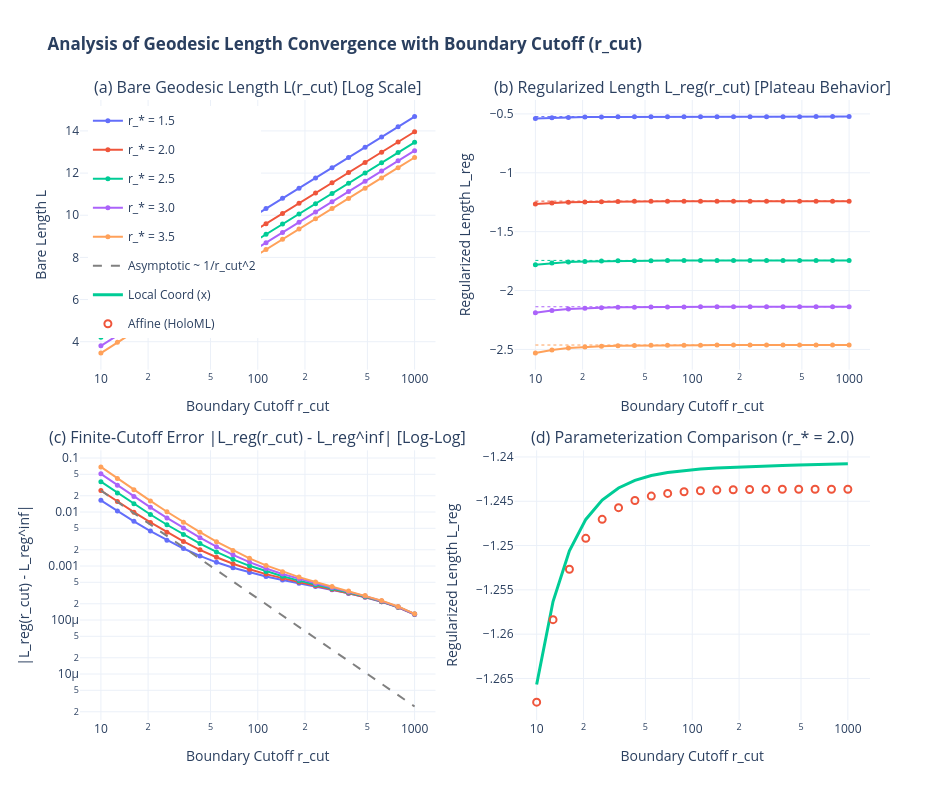

The code cell stored with this chart in its notebook:
### Code cell
# --- CONVERGENCE VISUALIZATIONS (PLOTLY 4-PANEL DASHBOARD) ---
fig_conv = make_subplots(
    rows=2, cols=2,
    subplot_titles=(
        "(a) Bare Geodesic Length L(r_cut) [Log Scale]",
        "(b) Regularized Length L_reg(r_cut) [Plateau Behavior]",
        "(c) Finite-Cutoff Error |L_reg(r_cut) - L_reg^inf| [Log-Log]",
        "(d) Parameterization Comparison (r_* = 2.0)"
    ),
    horizontal_spacing=0.10,
    vertical_spacing=0.13
)

colors = ['#636EFA', '#EF553B', '#00CC96', '#AB63FA', '#FFA15A']

# Panel (a): Bare length vs r_cut (log scale)
for i, r_star in enumerate(r_stars):
    res = results_local[r_star]
    fig_conv.add_trace(go.Scatter(
        x=r_cut_vals, y=res['L_bare'],
        mode='lines+markers', name=f'r_* = {r_star}',
        line=dict(color=colors[i]),
        marker=dict(size=5),
        legendgroup=f'g_{r_star}'
    ), row=1, col=1)

# Panel (b): Regularized length vs r_cut
for i, r_star in enumerate(r_stars):
    res = results_local[r_star]
    fig_conv.add_trace(go.Scatter(
        x=r_cut_vals, y=res['L_reg'],
        mode='lines+markers', name=f'r_* = {r_star}',
        line=dict(color=colors[i]),
        marker=dict(size=5),
        legendgroup=f'g_{r_star}',
        showlegend=False
    ), row=1, col=2)
    # Add horizontal dashed asymptote line
    fig_conv.add_trace(go.Scatter(
        x=[r_cut_vals[0], r_cut_vals[-1]],
        y=[res['L_reg_ref'], res['L_reg_ref']],
        mode='lines',
        line=dict(color=colors[i], dash='dot', width=1),
        showlegend=False,
        hoverinfo='skip'
    ), row=1, col=2)

# Panel (c): Convergence Error |L_reg(r_cut) - L_reg^inf| on Log-Log scale
for i, r_star in enumerate(r_stars):
    res = results_local[r_star]
    residual = np.abs(res['L_reg'] - res['L_reg_ref'])
    fig_conv.add_trace(go.Scatter(
        x=r_cut_vals, y=residual,
        mode='lines+markers', name=f'r_* = {r_star}',
        line=dict(color=colors[i]),
        marker=dict(size=5),
        legendgroup=f'g_{r_star}',
        showlegend=False
    ), row=2, col=1)

# Theoretical 1/r_cut^2 reference line
scale_factor = (results_local[2.0]['L_reg_ref'] - results_local[2.0]['L_reg'][0]) * (r_cut_vals[0]**2)
ref_curve = np.abs(scale_factor / (r_cut_vals**2))
fig_conv.add_trace(go.Scatter(
    x=r_cut_vals, y=ref_curve,
    mode='lines', name='Asymptotic ~ 1/r_cut^2',
    line=dict(color='gray', dash='dash', width=2)
), row=2, col=1)

# Panel (d): Local Coord vs Affine Parameterization comparison (r_* = 2.0)
fig_conv.add_trace(go.Scatter(
    x=r_cut_vals, y=results_local[r_star_fiducial]['L_reg'],
    mode='lines', name='Local Coord (x)',
    line=dict(color='#00CC96', width=3)
), row=2, col=2)

if has_affine:
    fig_conv.add_trace(go.Scatter(
        x=r_cut_vals, y=L_reg_affine,
        mode='markers', name='Affine (HoloML)',
        marker=dict(color='#EF553B', symbol='circle-open', size=7, line=dict(width=2))
    ), row=2, col=2)

# Axis formatting
fig_conv.update_xaxes(type='log', title_text='Boundary Cutoff r_cut', row=1, col=1)
fig_conv.update_xaxes(type='log', title_text='Boundary Cutoff r_cut', row=1, col=2)
fig_conv.update_xaxes(type='log', title_text='Boundary Cutoff r_cut', row=2, col=1)
fig_conv.update_xaxes(type='log', title_text='Boundary Cutoff r_cut', row=2, col=2)

fig_conv.update_yaxes(title_text='Bare Length L', row=1, col=1)
fig_conv.update_yaxes(title_text='Regularized Length L_reg', row=1, col=2)
fig_conv.update_yaxes(type='log', title_text='|L_reg(r_cut) - L_reg^inf|', row=2, col=1)
fig_conv.update_yaxes(title_text='Regularized Length L_reg', row=2, col=2)

fig_conv.update_layout(
    height=800, width=950,
    title_text='<b>Analysis of Geodesic Length Convergence with Boundary Cutoff (r_cut)</b>',
    template='plotly_white',
    legend=dict(yanchor='top', y=0.99, xanchor='left', x=0.01)
)

fig_conv.show()

# Optional: save interactive dashboard to html
os.makedirs("interactive_plots", exist_ok=True)
fig_conv.write_html("interactive_plots/geodesic_rcut_convergence.html")
print("Saved interactive convergence dashboard to 'interactive_plots/geodesic_rcut_convergence.html'")

### Figure 1 — Plotly figure (JSON) as saved in the notebook; plotly's stock layout.template omitted (floating-point values rounded to 4 significant figures)
{"data": [{"legendgroup": "g_1.5", "line": {"color": "#636EFA"}, "marker": {"size": 5}, "mode": "lines+markers", "name": "r_* = 1.5", "type": "scatter", "x": [10, 12.74, 16.24, 20.69, 26.37, 33.6, 42.81, 54.56, 69.52, 88.59, 112.9, 143.8, 183.3, 233.6, 297.6, 379.3, 483.3, 615.8, 784.8, 1000], "xaxis": "x", "y": [5.452, 5.943, 6.432, 6.919, 7.405, 7.89, 8.376, 8.861, 9.346, 9.831, 10.32, 10.8, 11.29, 11.77, 12.25, 12.74, 13.22, 13.71, 14.19, 14.68], "yaxis": "y"}, {"legendgroup": "g_2.0", "line": {"color": "#EF553B"}, "marker": {"size": 5}, "mode": "lines+markers", "name": "r_* = 2.0", "type": "scatter", "x": [10, 12.74, 16.24, 20.69, 26.37, 33.6, 42.81, 54.56, 69.52, 88.59, 112.9, 143.8, 183.3, 233.6, 297.6, 379.3, 483.3, 615.8, 784.8, 1000], "xaxis": "x", "y": [4.726, 5.22, 5.71, 6.199, 6.686, 7.172, 7.657, 8.143, 8.628, 9.113, 9.598, 10.08, 10.57, 11.05, 11.54, 12.02, 12.51, 12.99, 13.48, 13.96], "yaxis": "y"}, {"legendgroup": "g_2.5", "line": {"color": "#00CC96"}, "marker": {"size": 5}, "mode": "lines+markers", "name": "r_* = 2.5", "type": "scatter", "x": [10, 12.74, 16.24, 20.69, 26.37, 33.6, 42.81, 54.56, 69.52, 88.59, 112.9, 143.8, 183.3, 233.6, 297.6, 379.3, 483.3, 615.8, 784.8, 1000], "xaxis": "x", "y": [4.211, 4.71, 5.203, 5.693, 6.181, 6.667, 7.153, 7.639, 8.124, 8.609, 9.094, 9.579, 10.06, 10.55, 11.03, 11.52, 12.0, 12.49, 12.97, 13.46], "yaxis": "y"}, {"legendgroup": "g_3.0", "line": {"color": "#AB63FA"}, "marker": {"size": 5}, "mode": "lines+markers", "name": "r_* = 3.0", "type": "scatter", "x": [10, 12.74, 16.24, 20.69, 26.37, 33.6, 42.81, 54.56, 69.52, 88.59, 112.9, 143.8, 183.3, 233.6, 297.6, 379.3, 483.3, 615.8, 784.8, 1000], "xaxis": "x", "y": [3.803, 4.307, 4.804, 5.296, 5.785, 6.273, 6.759, 7.245, 7.73, 8.215, 8.7, 9.185, 9.67, 10.16, 10.64, 11.12, 11.61, 12.09, 12.58, 13.06], "yaxis": "y"}, {"legendgroup": "g_3.5", "line": {"color": "#FFA15A"}, "marker": {"size": 5}, "mode": "lines+markers", "name": "r_* = 3.5", "type": "scatter", "x": [10, 12.74, 16.24, 20.69, 26.37, 33.6, 42.81, 54.56, 69.52, 88.59, 112.9, 143.8, 183.3, 233.6, 297.6, 379.3, 483.3, 615.8, 784.8, 1000], "xaxis": "x", "y": [3.46, 3.972, 4.473, 4.967, 5.458, 5.946, 6.433, 6.919, 7.405, 7.89, 8.375, 8.86, 9.345, 9.83, 10.31, 10.8, 11.28, 11.77, 12.25, 12.74], "yaxis": "y"}, {"legendgroup": "g_1.5", "line": {"color": "#636EFA"}, "marker": {"size": 5}, "mode": "lines+markers", "name": "r_* = 1.5", "showlegend": false, "type": "scatter", "x": [10, 12.74, 16.24, 20.69, 26.37, 33.6, 42.81, 54.56, 69.52, 88.59, 112.9, 143.8, 183.3, 233.6, 297.6, 379.3, 483.3, 615.8, 784.8, 1000], "xaxis": "x2", "y": [-0.5391, -0.5331, -0.5294, -0.5271, -0.5257, -0.5248, -0.5242, -0.5239, -0.5236, -0.5235, -0.5233, -0.5232, -0.5232, -0.5231, -0.5231, -0.523, -0.523, -0.5229, -0.5229, -0.5228], "yaxis": "y2"}, {"hoverinfo": "skip", "line": {"color": "#636EFA", "dash": "dot", "width": 1}, "mode": "lines", "showlegend": false, "type": "scatter", "x": [10, 1000], "xaxis": "x2", "y": [-0.5227, -0.5227], "yaxis": "y2"}, {"legendgroup": "g_2.0", "line": {"color": "#EF553B"}, "marker": {"size": 5}, "mode": "lines+markers", "name": "r_* = 2.0", "showlegend": false, "type": "scatter", "x": [10, 12.74, 16.24, 20.69, 26.37, 33.6, 42.81, 54.56, 69.52, 88.59, 112.9, 143.8, 183.3, 233.6, 297.6, 379.3, 483.3, 615.8, 784.8, 1000], "xaxis": "x2", "y": [-1.266, -1.256, -1.251, -1.247, -1.245, -1.243, -1.243, -1.242, -1.242, -1.242, -1.241, -1.241, -1.241, -1.241, -1.241, -1.241, -1.241, -1.241, -1.241, -1.241], "yaxis": "y2"}, {"hoverinfo": "skip", "line": {"color": "#EF553B", "dash": "dot", "width": 1}, "mode": "lines", "showlegend": false, "type": "scatter", "x": [10, 1000], "xaxis": "x2", "y": [-1.241, -1.241], "yaxis": "y2"}, {"legendgroup": "g_2.5", "line": {"color": "#00CC96"}, "marker": {"size": 5}, "mode": "lines+markers", "name": "r_* = 2.5", "showlegend": false, "type": "scatter", "x": [10, 12.74, 16.24, 20.69, 26.37, 33.6, 42.81, 54.56, 69.52, 88.59, 112.9, 143.8, 183.3, 233.6, 297.6, 379.3, 483.3, 615.8, 784.8, 1000], "xaxis": "x2", "y": [-1.781, -1.767, -1.758, -1.753, -1.75, -1.748, -1.747, -1.746, -1.745, -1.745, -1.745, -1.745, -1.745, -1.745, -1.744, -1.744, -1.744, -1.744, -1.744, -1.744], "yaxis": "y2"}, {"hoverinfo": "skip", "line": {"color": "#00CC96", "dash": "dot", "width": 1}, "mode": "lines", "showlegend": false, "type": "scatter", "x": [10, 1000], "xaxis": "x2", "y": [-1.744, -1.744], "yaxis": "y2"}, {"legendgroup": "g_3.0", "line": {"color": "#AB63FA"}, "marker": {"size": 5}, "mode": "lines+markers", "name": "r_* = 3.0", "showlegend": false, "type": "scatter", "x": [10, 12.74, 16.24, 20.69, 26.37, 33.6, 42.81, 54.56, 69.52, 88.59, 112.9, 143.8, 183.3, 233.6, 297.6, 379.3, 483.3, 615.8, 784.8, 1000], "xaxis": "x2", "y": [-2.189, -2.169, -2.157, -2.15, -2.145, -2.143, -2.141, -2.14, -2.139, -2.139, -2.139, -2.138, -2.138, -2.138, -2.138, -2.138, -2.138, -2.138, -2.138, -2.138], "yaxis": "y2"}, {"hoverinfo": "skip", "line": {"color": "#AB63FA", "dash": "dot", "width": 1}, "mode": "lines", "showlegend": false, "type": "scatter", "x": [10, 1000], "xaxis": "x2", "y": [-2.138, -2.138], "yaxis": "y2"}, {"legendgroup": "g_3.5", "line": {"color": "#FFA15A"}, "marker": {"size": 5}, "mode": "lines+markers", "name": "r_* = 3.5", "showlegend": false, "type": "scatter", "x": [10, 12.74, 16.24, 20.69, 26.37, 33.6, 42.81, 54.56, 69.52, 88.59, 112.9, 143.8, 183.3, 233.6, 297.6, 379.3, 483.3, 615.8, 784.8, 1000], "xaxis": "x2", "y": [-2.531, -2.504, -2.488, -2.479, -2.473, -2.469, -2.467, -2.465, -2.465, -2.464, -2.464, -2.463, -2.463, -2.463, -2.463, -2.463, -2.463, -2.463, -2.463, -2.463], "yaxis": "y2"}, {"hoverinfo": "skip", "line": {"color": "#FFA15A", "dash": "dot", "width": 1}, "mode": "lines", "showlegend": false, "type": "scatter", "x": [10, 1000], "xaxis": "x2", "y": [-2.463, -2.463], "yaxis": "y2"}, {"legendgroup": "g_1.5", "line": {"color": "#636EFA"}, "marker": {"size": 5}, "mode": "lines+markers", "name": "r_* = 1.5", "showlegend": false, "type": "scatter", "x": [10, 12.74, 16.24, 20.69, 26.37, 33.6, 42.81, 54.56, 69.52, 88.59, 112.9, 143.8, 183.3, 233.6, 297.6, 379.3, 483.3, 615.8, 784.8, 1000], "xaxis": "x3", "y": [0.01644, 0.01043, 0.00673, 0.004435, 0.003005, 0.002109, 0.001539, 0.001171, 0.0009284, 0.0007618, 0.0006419, 0.0005509, 0.0004787, 0.0004173, 0.0003623, 0.0003113, 0.0002631, 0.0002172, 0.0001718, 0.0001267], "yaxis": "y3"}, {"legendgroup": "g_2.0", "line": {"color": "#EF553B"}, "marker": {"size": 5}, "mode": "lines+markers", "name": "r_* = 2.0", "showlegend": false, "type": "scatter", "x": [10, 12.74, 16.24, 20.69, 26.37, 33.6, 42.81, 54.56, 69.52, 88.59, 112.9, 143.8, 183.3, 233.6, 297.6, 379.3, 483.3, 615.8, 784.8, 1000], "xaxis": "x3", "y": [0.02503, 0.01568, 0.009941, 0.006407, 0.004218, 0.002854, 0.001999, 0.001455, 0.001102, 0.0008685, 0.0007083, 0.0005924, 0.0005037, 0.000432, 0.0003719, 0.0003177, 0.0002673, 0.000219, 0.0001727, 0.0001277], "yaxis": "y3"}, {"legendgroup": "g_2.5", "line": {"color": "#00CC96"}, "marker": {"size": 5}, "mode": "lines+markers", "name": "r_* = 2.5", "showlegend": false, "type": "scatter", "x": [10, 12.74, 16.24, 20.69, 26.37, 33.6, 42.81, 54.56, 69.52, 88.59, 112.9, 143.8, 183.3, 233.6, 297.6, 379.3, 483.3, 615.8, 784.8, 1000], "xaxis": "x3", "y": [0.03648, 0.02262, 0.01418, 0.009, 0.00581, 0.003833, 0.0026, 0.001825, 0.00133, 0.001009, 0.0007948, 0.0006455, 0.0005364, 0.0004524, 0.0003844, 0.0003253, 0.0002718, 0.0002217, 0.0001746, 0.0001288], "yaxis": "y3"}, {"legendgroup": "g_3.0", "line": {"color": "#AB63FA"}, "marker": {"size": 5}, "mode": "lines+markers", "name": "r_* = 3.0", "showlegend": false, "type": "scatter", "x": [10, 12.74, 16.24, 20.69, 26.37, 33.6, 42.81, 54.56, 69.52, 88.59, 112.9, 143.8, 183.3, 233.6, 297.6, 379.3, 483.3, 615.8, 784.8, 1000], "xaxis": "x3", "y": [0.0509, 0.03129, 0.01944, 0.01221, 0.007777, 0.005041, 0.003342, 0.002281, 0.001611, 0.001182, 0.0009003, 0.0007106, 0.0005765, 0.0004767, 0.0003986, 0.0003341, 0.0002772, 0.000225, 0.0001757, 0.0001292], "yaxis": "y3"}, {"legendgroup": "g_3.5", "line": {"color": "#FFA15A"}, "marker": {"size": 5}, "mode": "lines+markers", "name": "r_* = 3.5", "showlegend": false, "type": "scatter", "x": [10, 12.74, 16.24, 20.69, 26.37, 33.6, 42.81, 54.56, 69.52, 88.59, 112.9, 143.8, 183.3, 233.6, 297.6, 379.3, 483.3, 615.8, 784.8, 1000], "xaxis": "x3", "y": [0.06845, 0.04173, 0.02574, 0.01605, 0.01012, 0.006478, 0.004226, 0.002824, 0.001945, 0.001387, 0.001027, 0.0007874, 0.0006238, 0.0005062, 0.0004166, 0.0003442, 0.0002831, 0.0002289, 0.0001784, 0.0001302], "yaxis": "y3"}, {"line": {"color": "gray", "dash": "dash", "width": 2}, "mode": "lines", "name": "Asymptotic ~ 1/r_cut^2", "type": "scatter", "x": [10, 12.74, 16.24, 20.69, 26.37, 33.6, 42.81, 54.56, 69.52, 88.59, 112.9, 143.8, 183.3, 233.6, 297.6, 379.3, 483.3, 615.8, 784.8, 1000], "xaxis": "x3", "y": [0.02503, 0.01542, 0.009494, 0.005847, 0.003601, 0.002218, 0.001366, 0.000841, 0.0005179, 0.000319, 0.0001964, 0.000121, 7.45e-05, 4.588e-05, 2.826e-05, 1.74e-05, 1.072e-05, 6.6e-06, 4.065e-06, 2.503e-06], "yaxis": "y3"}, {"line": {"color": "#00CC96", "width": 3}, "mode": "lines", "name": "Local Coord (x)", "type": "scatter", "x": [10, 12.74, 16.24, 20.69, 26.37, 33.6, 42.81, 54.56, 69.52, 88.59, 112.9, 143.8, 183.3, 233.6, 297.6, 379.3, 483.3, 615.8, 784.8, 1000], "xaxis": "x4", "y": [-1.266, -1.256, -1.251, -1.247, -1.245, -1.243, -1.243, -1.242, -1.242, -1.242, -1.241, -1.241, -1.241, -1.241, -1.241, -1.241, -1.241, -1.241, -1.241, -1.241], "yaxis": "y4"}, {"marker": {"color": "#EF553B", "line": {"width": 2}, "size": 7, "symbol": "circle-open"}, "mode": "markers", "name": "Affine (HoloML)", "type": "scatter", "x": [10, 12.74, 16.24, 20.69, 26.37, 33.6, 42.81, 54.56, 69.52, 88.59, 112.9, 143.8, 183.3, 233.6, 297.6, 379.3, 483.3, 615.8, 784.8, 1000], "xaxis": "x4", "y": [-1.268, -1.258, -1.253, -1.249, -1.247, -1.246, -1.245, -1.244, -1.244, -1.244, -1.244, -1.244, -1.244, -1.244, -1.244, -1.244, -1.244, -1.244, -1.244, -1.244], "yaxis": "y4"}], "layout": {"annotations": [{"font": {"size": 16}, "showarrow": false, "text": "(a) Bare Geodesic Length L(r_cut) [Log Scale]", "x": 0.225, "xanchor": "center", "xref": "paper", "y": 1, "yanchor": "bottom", "yref": "paper"}, {"font": {"size": 16}, "showarrow": false, "text": "(b) Regularized Length L_reg(r_cut) [Plateau Behavior]", "x": 0.775, "xanchor": "center", "xref": "paper", "y": 1, "yanchor": "bottom", "yref": "paper"}, {"font": {"size": 16}, "showarrow": false, "text": "(c) Finite-Cutoff Error |L_reg(r_cut) - L_reg^inf| [Log-Log]", "x": 0.225, "xanchor": "center", "xref": "paper", "y": 0.435, "yanchor": "bottom", "yref": "paper"}, {"font": {"size": 16}, "showarrow": false, "text": "(d) Parameterization Comparison (r_* = 2.0)", "x": 0.775, "xanchor": "center", "xref": "paper", "y": 0.435, "yanchor": "bottom", "yref": "paper"}], "height": 800, "legend": {"x": 0.01, "xanchor": "left", "y": 0.99, "yanchor": "top"}, "title": {"text": "<b>Analysis of Geodesic Length Convergence with Boundary Cutoff (r_cut)</b>"}, "width": 950, "xaxis": {"anchor": "y", "domain": [0, 0.45], "title": {"text": "Boundary Cutoff r_cut"}, "type": "log"}, "xaxis2": {"anchor": "y2", "domain": [0.55, 1], "title": {"text": "Boundary Cutoff r_cut"}, "type": "log"}, "xaxis3": {"anchor": "y3", "domain": [0, 0.45], "title": {"text": "Boundary Cutoff r_cut"}, "type": "log"}, "xaxis4": {"anchor": "y4", "domain": [0.55, 1], "title": {"text": "Boundary Cutoff r_cut"}, "type": "log"}, "yaxis": {"anchor": "x", "domain": [0.565, 1], "title": {"text": "Bare Length L"}}, "yaxis2": {"anchor": "x2", "domain": [0.565, 1], "title": {"text": "Regularized Length L_reg"}}, "yaxis3": {"anchor": "x3", "domain": [0, 0.435], "title": {"text": "|L_reg(r_cut) - L_reg^inf|"}, "type": "log"}, "yaxis4": {"anchor": "x4", "domain": [0, 0.435], "title": {"text": "Regularized Length L_reg"}}}}
